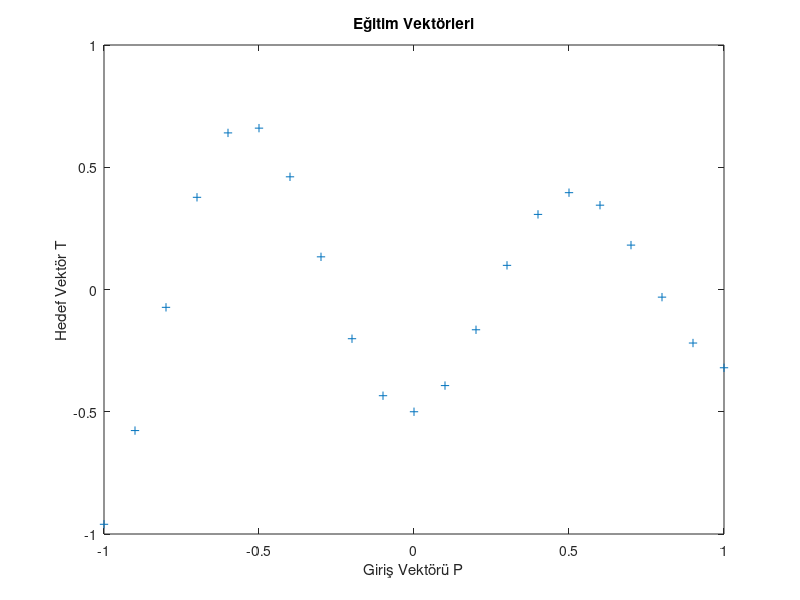

This figure's MATLAB source:
X = -1:.1:1;
T = [-.9602 -.5770 -.0729  .3771  .6405  .6600  .4609 ...
      .1336 -.2013 -.4344 -.5000 -.3930 -.1647  .0988 ...
      .3072  .3960  .3449  .1816 -.0312 -.2189 -.3201];
plot(X,T,'+');
title('Eğitim Vektörleri');
xlabel('Giriş Vektörü P');
ylabel('Hedef Vektör T');
